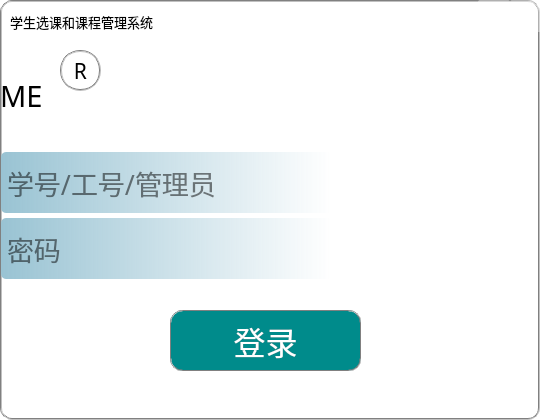
<?xml version="1.0" encoding="UTF-8"?>
<ui version="4.0">
 <class>MainWindow</class>
 <widget class="QMainWindow" name="MainWindow">
  <property name="enabled">
   <bool>true</bool>
  </property>
  <property name="geometry">
   <rect>
    <x>0</x>
    <y>0</y>
    <width>540</width>
    <height>420</height>
   </rect>
  </property>
  <property name="sizePolicy">
   <sizepolicy hsizetype="Preferred" vsizetype="Preferred">
    <horstretch>0</horstretch>
    <verstretch>0</verstretch>
   </sizepolicy>
  </property>
  <property name="minimumSize">
   <size>
    <width>540</width>
    <height>420</height>
   </size>
  </property>
  <property name="maximumSize">
   <size>
    <width>540</width>
    <height>420</height>
   </size>
  </property>
  <property name="font">
   <font>
    <family>微软雅黑</family>
   </font>
  </property>
  <property name="windowTitle">
   <string>学生选课和课程管理系统</string>
  </property>
  <property name="styleSheet">
   <string notr="true">#MainWindow{
border:2px groove gray;
border-radius:12px;
padding:2px 4px;

color: rgb(255, 255, 255);
background-color: rgb(255,255,255);
border-image: url(:/image/image/backpage_login.png);
}</string>
  </property>
  <widget class="QWidget" name="centralWidget">
   <widget class="QLabel" name="label">
    <property name="geometry">
     <rect>
      <x>0</x>
      <y>60</y>
      <width>71</width>
      <height>71</height>
     </rect>
    </property>
    <property name="font">
     <font>
      <family>MV Boli</family>
      <pointsize>22</pointsize>
     </font>
    </property>
    <property name="text">
     <string>ME</string>
    </property>
   </widget>
   <widget class="QLineEdit" name="line_account">
    <property name="geometry">
     <rect>
      <x>1</x>
      <y>152</y>
      <width>331</width>
      <height>61</height>
     </rect>
    </property>
    <property name="minimumSize">
     <size>
      <width>331</width>
      <height>61</height>
     </size>
    </property>
    <property name="maximumSize">
     <size>
      <width>331</width>
      <height>61</height>
     </size>
    </property>
    <property name="font">
     <font>
      <family>微软雅黑 Light</family>
      <pointsize>20</pointsize>
     </font>
    </property>
    <property name="styleSheet">
     <string notr="true">border-radius:5px;
padding:2px 4px;
background-color: qlineargradient(spread:pad, x1:0, y1:0, x2:1, y2:0, stop:0 rgba(153,195,211,255), stop:1 rgba(152,195,212, 0));</string>
    </property>
    <property name="maxLength">
     <number>11</number>
    </property>
    <property name="placeholderText">
     <string>学号/工号/管理员</string>
    </property>
    <property name="clearButtonEnabled">
     <bool>true</bool>
    </property>
   </widget>
   <widget class="QLineEdit" name="line_password">
    <property name="geometry">
     <rect>
      <x>1</x>
      <y>218</y>
      <width>331</width>
      <height>61</height>
     </rect>
    </property>
    <property name="minimumSize">
     <size>
      <width>331</width>
      <height>61</height>
     </size>
    </property>
    <property name="maximumSize">
     <size>
      <width>331</width>
      <height>61</height>
     </size>
    </property>
    <property name="font">
     <font>
      <family>微软雅黑 Light</family>
      <pointsize>20</pointsize>
     </font>
    </property>
    <property name="styleSheet">
     <string notr="true">border-radius:5px;
padding:2px 4px;
background-color: qlineargradient(spread:pad, x1:0, y1:0, x2:1, y2:0, stop:0 rgba(153,195,211,255), stop:1 rgba(152,195,212, 0));</string>
    </property>
    <property name="maxLength">
     <number>16</number>
    </property>
    <property name="echoMode">
     <enum>QLineEdit::Password</enum>
    </property>
    <property name="placeholderText">
     <string>密码</string>
    </property>
    <property name="clearButtonEnabled">
     <bool>true</bool>
    </property>
   </widget>
   <widget class="QPushButton" name="button_login">
    <property name="geometry">
     <rect>
      <x>170</x>
      <y>310</y>
      <width>191</width>
      <height>61</height>
     </rect>
    </property>
    <property name="font">
     <font>
      <family>微软雅黑 Light</family>
      <pointsize>24</pointsize>
     </font>
    </property>
    <property name="styleSheet">
     <string notr="true">QPushButton#button_login{
border:1px groove gray;
border-radius:12px;
padding:2px 4px;
color: rgb(255, 255, 255);
background-color: rgba(0,139,139, 255);
}
 
QPushButton#button_login:hover{
border:1px groove gray;
border-radius:12px;
padding:2px 4px;
color: rgb(255, 255, 255);
background-color: rgba(0,120,120,196);
}
 
QPushButton#button_login:pressed{
border:1px groove gray;
border-radius:12px;
padding:2px 4px;
color: rgb(255, 255, 255);
background-color: rgba(0,128,128, 222);
padding-left:6px;
padding-top:6px;
}</string>
    </property>
    <property name="text">
     <string>登录</string>
    </property>
   </widget>
   <widget class="QPushButton" name="button_about">
    <property name="geometry">
     <rect>
      <x>60</x>
      <y>50</y>
      <width>41</width>
      <height>41</height>
     </rect>
    </property>
    <property name="font">
     <font>
      <family>MV Boli</family>
      <pointsize>16</pointsize>
     </font>
    </property>
    <property name="cursor">
     <cursorShape>WhatsThisCursor</cursorShape>
    </property>
    <property name="styleSheet">
     <string notr="true">QPushButton#button_about{
border:2px groove gray;
border-radius:20px;
padding:4px 8px;
color: rgb(0, 0, 0);
background-color: rgba(255, 255, 255, 255);
}
 
QPushButton#button_about:hover{
border:2px groove gray;
border-radius:20px;
padding:4px 8px;
color: rgb(0, 0, 0);
background-color: rgba(245,255,250, 255);
}
 
QPushButton#button_about:pressed{
border:2px groove gray;
border-radius:20px;
padding:4px 8px;
color: rgb(0, 0, 0);
background-color: rgba(240,255,255, 255);
padding-left:6px;
padding-top:6px;
}</string>
    </property>
    <property name="text">
     <string>R</string>
    </property>
   </widget>
   <widget class="QLabel" name="label_2">
    <property name="geometry">
     <rect>
      <x>10</x>
      <y>10</y>
      <width>187</width>
      <height>23</height>
     </rect>
    </property>
    <property name="font">
     <font>
      <family>微软雅黑</family>
      <pointsize>10</pointsize>
     </font>
    </property>
    <property name="text">
     <string>学生选课和课程管理系统</string>
    </property>
   </widget>
   <widget class="QPushButton" name="button_mini">
    <property name="geometry">
     <rect>
      <x>478</x>
      <y>0</y>
      <width>32</width>
      <height>32</height>
     </rect>
    </property>
    <property name="minimumSize">
     <size>
      <width>32</width>
      <height>32</height>
     </size>
    </property>
    <property name="maximumSize">
     <size>
      <width>32</width>
      <height>32</height>
     </size>
    </property>
    <property name="font">
     <font>
      <family>微软雅黑</family>
      <pointsize>22</pointsize>
      <weight>75</weight>
      <bold>true</bold>
     </font>
    </property>
    <property name="styleSheet">
     <string notr="true">QPushButton#button_mini{
background-image: url(:/image/image/icon/minimize.png);
border-radius:2px;
padding:2px 4px;
color: rgb(0,128,128);
background-color: rgba(255,255,255, 96);
}

QPushButton#button_mini:hover{
background-image: url(:/image/image/icon/minimize_hover.png);
border-radius:2px;
padding:2px 4px;
color: rgb(0,128,128);
background-color: rgba(240,255,255,144);
}
 
QPushButton#button_mini:pressed{
background-image: url(:/image/image/icon/minimize_press.png);
border-radius:2px;
padding:2px 4px;
color: rgb(0,128,128);
background-color: rgba(225,255,255, 156);
padding-left:6px;
padding-top:6px;
}</string>
    </property>
    <property name="text">
     <string/>
    </property>
   </widget>
   <widget class="QPushButton" name="button_close">
    <property name="geometry">
     <rect>
      <x>510</x>
      <y>0</y>
      <width>32</width>
      <height>32</height>
     </rect>
    </property>
    <property name="minimumSize">
     <size>
      <width>32</width>
      <height>32</height>
     </size>
    </property>
    <property name="maximumSize">
     <size>
      <width>32</width>
      <height>32</height>
     </size>
    </property>
    <property name="font">
     <font>
      <family>微软雅黑</family>
      <pointsize>22</pointsize>
      <weight>75</weight>
      <bold>true</bold>
     </font>
    </property>
    <property name="styleSheet">
     <string notr="true">QPushButton#button_close{
background-image: url(:/image/image/icon/close.png);
border-radius:2px;
padding:2px 4px;
color: rgb(0,128,128);
background-color: rgba(255,255,255, 96);
}

QPushButton#button_close:hover{
background-image: url(:/image/image/icon/close_hover.png);
border-radius:2px;
padding:2px 4px;
color: rgb(0,128,128);
background-color: rgba(240,255,255,144);
}
 
QPushButton#button_close:pressed{
background-image: url(:/image/image/icon/close_press.png);
border-radius:2px;
padding:2px 4px;
color: rgb(0,128,128);
background-color: rgba(225,255,255, 156);
padding-left:6px;
padding-top:6px;
}</string>
    </property>
    <property name="text">
     <string/>
    </property>
   </widget>
  </widget>
 </widget>
 <layoutdefault spacing="6" margin="11"/>
 <resources/>
 <connections/>
</ui>
